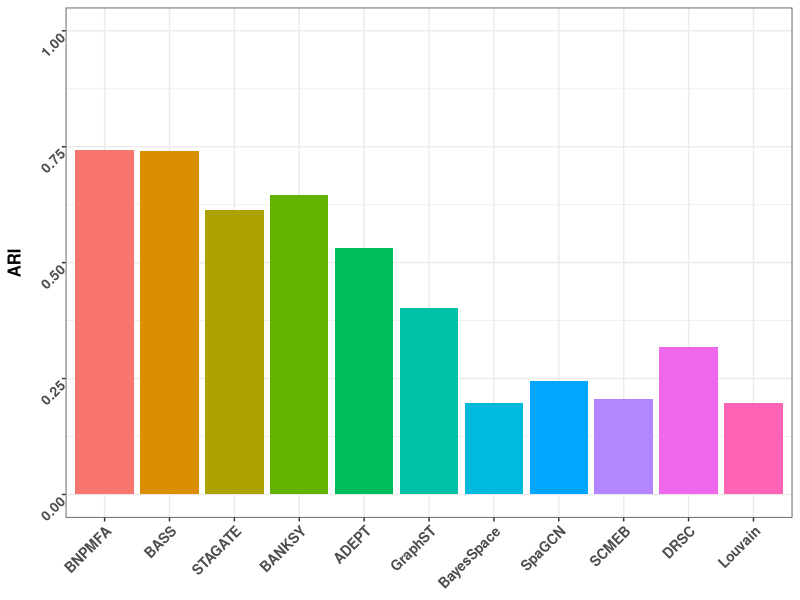

The R source for this figure:
ARI_mat = read.csv("application/STARmap/ARI_summary.csv",row.names = 1)
ARI = as.data.frame(ARI_mat)
library(reshape2)
ARI_long = melt(ARI)
colnames(ARI_long) = c("Method", "ARI")
ARI_long$Method = factor(ARI_long$Method, levels = c("BNPMFA", "BASS", "STAGATE", "BANKSY", "ADEPT", "GraphST" , "BayesSpace", "SpaGCN", "SCMEB", "DRSC", "Louvain" ))

ARI_mean = aggregate(ARI_long[,2], list(ARI_long$Method), mean)
colnames(ARI_mean) = c("Method", "ARI")



library(ggplot2)
plot_box = ggplot(data = ARI_mean, aes(x=Method, y=ARI, fill = Method)) + #geom_violin(trim = F) +
  geom_bar(stat = "identity") +
  #geom_hline(yintercept = mean(ARI[,1]), color = "red", linetype = "dashed", linewidth=1) + 
  theme_bw() +
  #ggtitle(paste0("Mean Neighborhood Distance")) +
  theme(
    #plot.title = element_text(face="bold", hjust = 0.5, size = 10),
    axis.title.y = element_text(size = 12,face = "bold"),
    axis.title.x = element_blank(),
    legend.title = element_text(size = 10,face = "bold"),
    axis.text = element_text(size = 10, face = "bold", angle = 45, hjust=1, vjust=1),
    #axis.text = element_text(size = 8, face = "bold"),
    legend.position="none") + ylim(c(0,1))

ggsave(plot_box, filename = "reproduce/img/Figure5b.jpg", width = 4, height = 4, units = "in")
